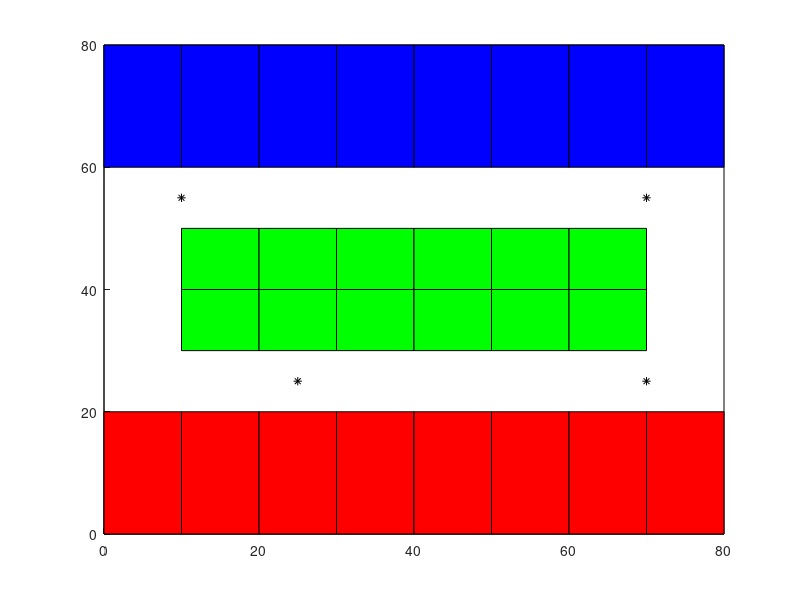

The MATLAB script that drew this image: (Note: this script raises an error after producing the figure.)
clc
close all
clear all
rectangle('Position',[0,0,80,80]);
rectangle('Position',[0,0,10,20],"FaceColor","r");
rectangle('Position',[10,0,10,20],"FaceColor","r");
rectangle('Position',[20,0,10,20],"FaceColor","r");
rectangle('Position',[30,0,10,20],"FaceColor","r");
rectangle('Position',[40,0,10,20],"FaceColor","r");
rectangle('Position',[50,0,10,20],"FaceColor","r");
rectangle('Position',[60,0,10,20],"FaceColor","r");
rectangle('Position',[70,0,10,20],"FaceColor","r");
rectangle('Position',[0,60,10,20],"FaceColor","b");
rectangle('Position',[10,60,10,20],"FaceColor","b");
rectangle('Position',[20,60,10,20],"FaceColor","b");
rectangle('Position',[30,60,10,20],"FaceColor","b");
rectangle('Position',[40,60,10,20],"FaceColor","b");
rectangle('Position',[50,60,10,20],"FaceColor","b");
rectangle('Position',[60,60,10,20],"FaceColor","b");
rectangle('Position',[70,60,10,20],"FaceColor","b");
rectangle('Position',[10,30,10,10],"FaceColor","g");
rectangle('Position',[20,30,10,10],"FaceColor","g");
rectangle('Position',[30,30,10,10],"FaceColor","g");
rectangle('Position',[40,30,10,10],"FaceColor","g");
rectangle('Position',[50,30,10,10],"FaceColor","g");
rectangle('Position',[60,30,10,10],"FaceColor","g");
rectangle('Position',[10,40,10,10],"FaceColor","g");
rectangle('Position',[20,40,10,10],"FaceColor","g");
rectangle('Position',[30,40,10,10],"FaceColor","g");
rectangle('Position',[40,40,10,10],"FaceColor","g");
rectangle('Position',[50,40,10,10],"FaceColor","g");
rectangle('Position',[60,40,10,10],"FaceColor","g");
walls = [0,20,80,20; 10,0,10,20; 20,0,20,20; 30,0,30,20; 40,0,40,20; 
 50,0,50,20; 60,0,60,20; 70,0,70,20; 10,30,70,30; 10,40,70,40;
 10,50,70,50; 10,30,10,50; 20,30,20,50; 30,30,30,50; 40,30,40,50;
 50,30,50,50; 60,30,60,50; 70,30,70,50; 0,60,80,60; 10,60,10,80;
 20,60,20,80; 30,60,30,80; 40,60,40,80; 50,60,50,80; 60,60,60,80;
 70,60,70,80];
pwrR = input("Please Enter Received Power: ");
hold on
plot(25,25,"black*");
plot(70,25,"black*");
plot(10,55,"black*");
plot(70,55,"black*");
ap1 = [10,55];
ap2 = [70,55];
ap3 = [25,25];
ap4 = [70,25];
pwr1 = zeros([80,80]);
pwr2 = zeros([80,80]);
pwr3 = zeros([80,80]);
pwr4 = zeros([80,80]);
n=1;
L=1;
Gr=4; %dB
Gt=4; %dB
Pt=21; %dBm
lmda=0.125; %(3*10^8)/(2.4*10^9)
for x = 1:1:80
 for y = 1:1:80
 %plot(x,y,"s");
 P1 = pwr(x, y, ap1, walls);
 P2 = pwr(x, y, ap2, walls);
 P3 = pwr(x, y, ap3, walls);
 P4 = pwr(x, y, ap4, walls);
 pwr1(x, y) = P1;
 pwr2(x, y) = P2;
 pwr3(x, y) = P3;
 pwr4(x, y) = P4;
 
 end
end
distance = zeros([80,80]);
for x = 1:1:80
 for y = 1:1:80
 d = sqrt((pwrR(1)-pwr1(x,y))^2 + (pwrR(2)-pwr2(x,y))^2 + ...
 (pwrR(3)-pwr3(x,y))^2 + (pwrR(4)-pwr4(x,y))^2);
 distance(x,y) = d;
 end
end
d_min = min(distance(:));
[xU,yU] = find(distance==d_min);
disp("you are in location x = " + xU + " and y = " + yU)
plot(xU, yU, '--gs', 'LineWidth', 2, 'MarkerSize', 10, 'MarkerEdgeColor', 'k', 
'MarkerFaceColor', 'y');
pwr1T = transpose(pwr1);
pwr2T = transpose(pwr2);
pwr3T = transpose(pwr3);
pwr4T = transpose(pwr4);
figure()
title('AP1')
contourf(pwr1T)
figure()
title('AP2')
contourf(pwr2T)
figure()
title('AP3')
contourf(pwr3T)
figure()
title('AP4')
contourf(pwr4T)
pwr_total = transpose(pwr1 + pwr2 + pwr3 + pwr4);
figure()
title('Total')
contourf(pwr_total)
function Pr = pwr(x, y, ap, walls)
n=1;
L=1;
Gr=4; %dB
Gt=4; %dB
Pt=21; %dBm
lmda=0.125; %(3*10^8)/(2.4*10^9)
d = sqrt(((ap(1)-x)^2) + ((ap(2)-y)^2));
Lp = 10*log10(((4*pi*d)/lmda)^n);
m = numWalls(x, y, ap, walls);
Pr = Pt + Gt + Gr - Lp - (m*L);
end
function m = numWalls(xref, yref, ap, walls)
m = 0;
for i=1:1:length(walls)
 x1 = walls(i,1);
 y1 = walls(i,2);
 x2 = walls(i,3);
 y2 = walls(i,4);
 [x_int,y_int] = polyxpoly([xref,ap(1)], [yref,ap(2)], [x1,x2], [y1,y2]);
 if(~isempty(x_int))
 m = m+1;
 end
end
end
